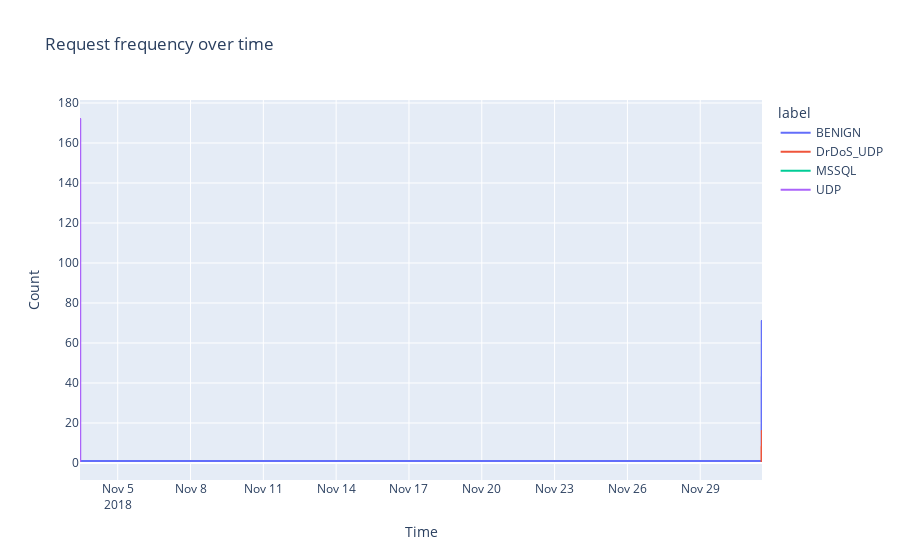

Write notebook code for a chart like this one.
### Markdown cell above
It can be noticed when plotting the request evolution by time that, globally, the attacks are not widespread in the interval. So it is necessary to check each endpoint request rate, to evaluate its consistency for the analysis.

### Code cell
eda = EDA(df_continuity, label_col='label')

eda.plot_global_request_rate('s')

### Figure 1 — Plotly figure (JSON) as saved in the notebook; plotly's stock layout.template omitted (floating-point values rounded to 4 significant figures; data arrays with more than 128 entries replaced by an {"elided": "..."} marker saying what was removed)
{"data": [{"hovertemplate": "label=BENIGN<br>Time=%{x}<br>Count=%{y}<extra></extra>", "legendgroup": "BENIGN", "line": {"color": "#636efa", "dash": "solid"}, "marker": {"symbol": "circle"}, "mode": "lines", "name": "BENIGN", "showlegend": true, "x": {"elided": "315 str values"}, "xaxis": "x", "y": {"elided": "315 int values"}, "yaxis": "y", "type": "scattergl"}, {"hovertemplate": "label=DrDoS_UDP<br>Time=%{x}<br>Count=%{y}<extra></extra>", "legendgroup": "DrDoS_UDP", "line": {"color": "#EF553B", "dash": "solid"}, "marker": {"symbol": "circle"}, "mode": "lines", "name": "DrDoS_UDP", "showlegend": true, "x": {"elided": "868 str values"}, "xaxis": "x", "y": {"elided": "868 int values"}, "yaxis": "y", "type": "scattergl"}, {"hovertemplate": "label=MSSQL<br>Time=%{x}<br>Count=%{y}<extra></extra>", "legendgroup": "MSSQL", "line": {"color": "#00cc96", "dash": "solid"}, "marker": {"symbol": "circle"}, "mode": "lines", "name": "MSSQL", "showlegend": true, "x": ["2018-11-03T10:42:57.000000", "2018-11-03T10:42:58.000000", "2018-11-03T10:43:02.000000", "2018-11-03T10:43:03.000000", "2018-11-03T10:43:11.000000", "2018-11-03T10:43:25.000000", "2018-11-03T10:43:53.000000", "2018-11-03T10:45:00.000000", "2018-11-03T10:45:09.000000", "2018-11-03T10:45:14.000000", "2018-11-03T10:45:25.000000", "2018-11-03T10:45:32.000000", "2018-11-03T10:45:41.000000", "2018-11-03T10:45:43.000000", "2018-11-03T10:46:29.000000", "2018-11-03T10:48:08.000000"], "xaxis": "x", "y": [11, 9, 1, 1, 1, 1, 1, 1, 1, 1, 1, 1, 1, 1, 1, 1], "yaxis": "y", "type": "scattergl"}, {"hovertemplate": "label=UDP<br>Time=%{x}<br>Count=%{y}<extra></extra>", "legendgroup": "UDP", "line": {"color": "#ab63fa", "dash": "solid"}, "marker": {"symbol": "circle"}, "mode": "lines", "name": "UDP", "showlegend": true, "x": {"elided": "488 str values"}, "xaxis": "x", "y": {"elided": "488 int values"}, "yaxis": "y", "type": "scattergl"}], "layout": {"xaxis": {"anchor": "y", "domain": [0.0, 1.0], "title": {"text": "Time"}}, "yaxis": {"anchor": "x", "domain": [0.0, 1.0], "title": {"text": "Count"}}, "legend": {"title": {"text": "label"}, "tracegroupgap": 0}, "title": {"text": "Request frequency over time"}}}
